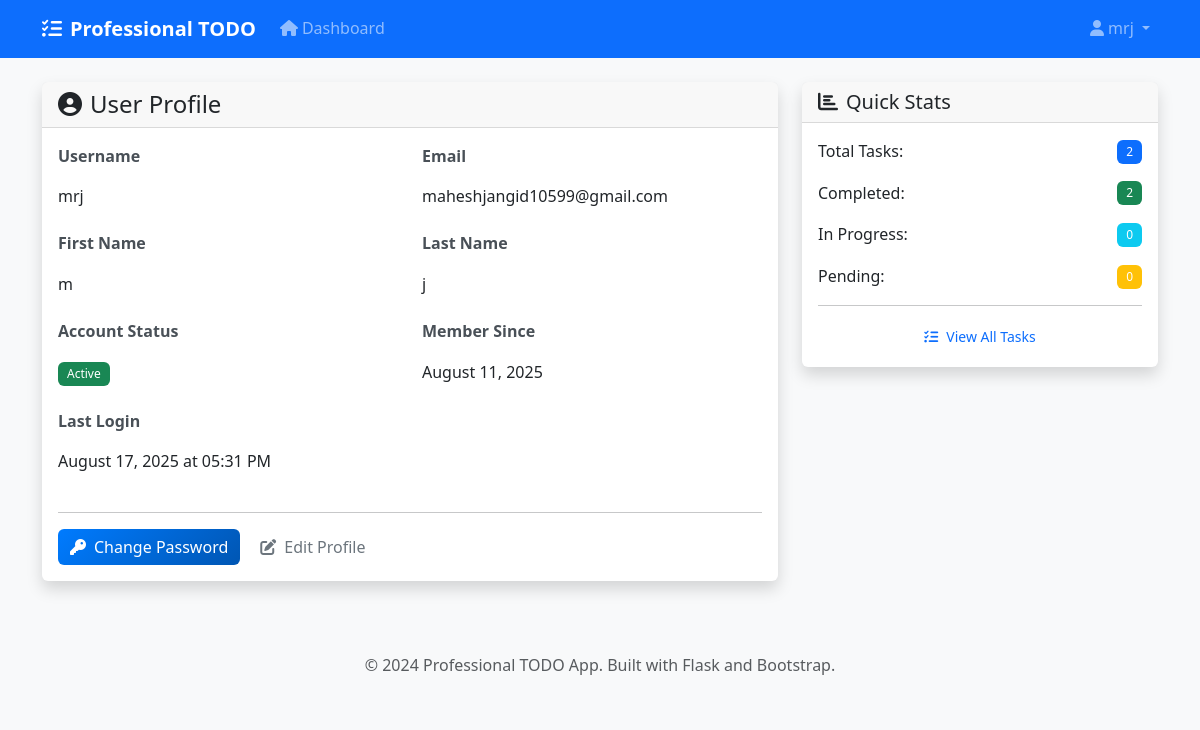
Before: /auth/profile (signed in) with the older database file.
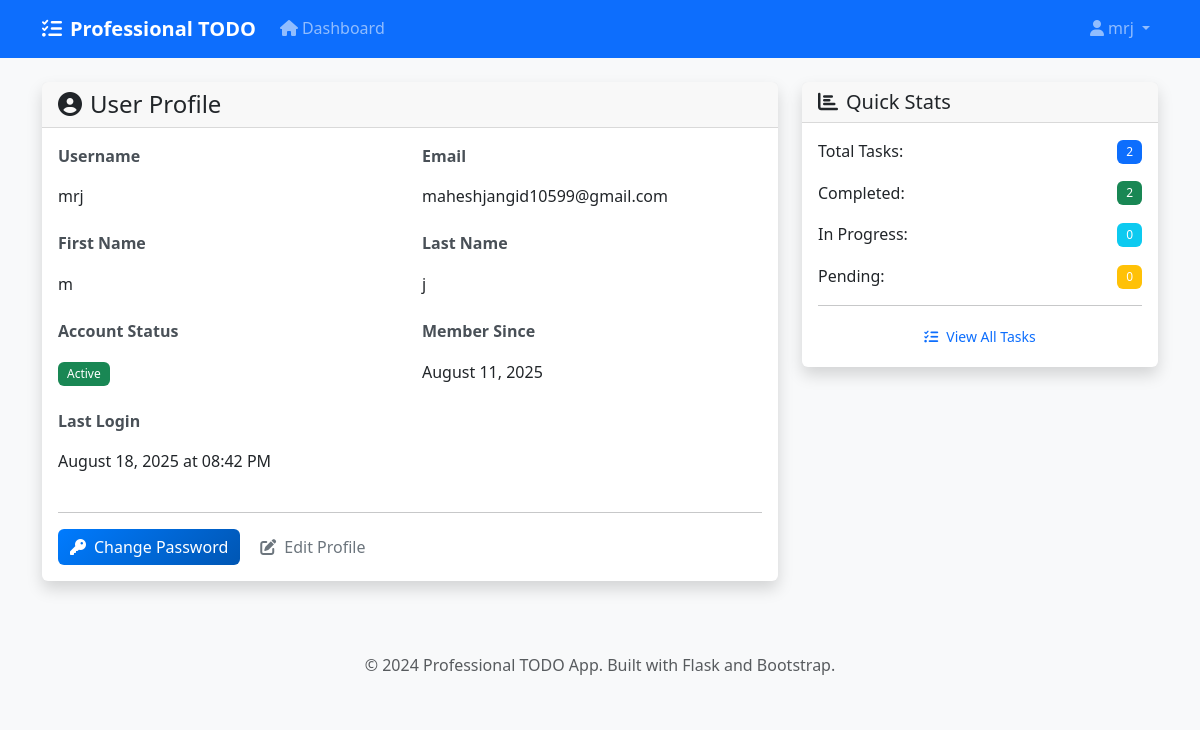
After: the same page with the newer database file.
### app/models.py (models this page shows, shortened)
class User(UserMixin, db.Model):
    id = db.Column(db.Integer, primary_key=True)
    username = db.Column(db.String(80), unique=True, nullable=False)
    email = db.Column(db.String(120), unique=True, nullable=False)
    password_hash = db.Column(db.String(255), nullable=False)
    first_name = db.Column(db.String(50))
    last_name = db.Column(db.String(50))
    is_active = db.Column(db.Boolean, default=True)
    created_at = db.Column(db.DateTime, default=lambda: datetime.now(timezone.utc))
    last_login = db.Column(db.DateTime)
    tasks = db.relationship('Task', backref='user', lazy=True, cascade='all, delete-orphan')

### app/routes/auth.py (the view)
@auth_bp.route('/profile')
@login_required
def profile():
    return render_template('auth/profile.html')

### app/models.py (called while the page is built)
@login_manager.user_loader
def load_user(user_id):
    return User.query.get(int(user_id))

### run.py (called while the page is built)
@app.context_processor
def inject_now():
    from datetime import datetime
    return {'now': datetime.utcnow()}

### app/templates/auth/profile.html (shortened to what this page needs)
{% extends "base.html" %}
{% block content %}
<div class="row">
    <div class="col-md-8">
        <div class="card shadow">
            <div class="card-header">
                <h4 class="mb-0">
                    <i class="fas fa-user-circle me-2"></i>User Profile
                </h4>
            </div>
            <div class="card-body">
                <div class="row">
                    <div class="col-md-6 mb-3">
                        <label class="form-label fw-bold">Username</label>
                        <p class="form-control-plaintext">{{ current_user.username }}</p>
                    </div>
                    <div class="col-md-6 mb-3">
                        <label class="form-label fw-bold">Email</label>
                        <p class="form-control-plaintext">{{ current_user.email }}</p>
                    </div>
                </div>
                <div class="row">
                    <div class="col-md-6 mb-3">
                        <label class="form-label fw-bold">First Name</label>
                        <p class="form-control-plaintext">{{ current_user.first_name or 'Not specified' }}</p>
                    </div>
                    <div class="col-md-6 mb-3">
                        <label class="form-label fw-bold">Last Name</label>
                        <p class="form-control-plaintext">{{ current_user.last_name or 'Not specified' }}</p>
                    </div>
                </div>
                <div class="row">
                    <div class="col-md-6 mb-3">
                        <label class="form-label fw-bold">Account Status</label>
                        <p class="form-control-plaintext">
                            <span class="badge bg-{{ 'success' if current_user.is_active else 'danger' }}">
                                {{ 'Active' if current_user.is_active else 'Inactive' }}
                            </span>
                        </p>
                    </div>
                    <div class="col-md-6 mb-3">
                        <label class="form-label fw-bold">Member Since</label>
                        <p class="form-control-plaintext">{{ current_user.created_at.strftime('%B %d, %Y') }}</p>
                    </div>
                </div>
                {% if current_user.last_login %}
                <div class="row">
                    <div class="col-md-6 mb-3">
                        <label class="form-label fw-bold">Last Login</label>
                        <p class="form-control-plaintext">{{ current_user.last_login.strftime('%B %d, %Y at %I:%M %p') }}</p>
                    </div>
                </div>
                {% endif %}
                <hr>
                <div class="d-flex gap-2">
                    <a href="{{ url_for('auth.change_password') }}" class="btn btn-primary">
                        <i class="fas fa-key me-2"></i>Change Password
                    </a>
                    <button class="btn btn-outline-secondary" onclick="editProfile()">
                        <i class="fas fa-edit me-2"></i>Edit Profile
                    </button>
                </div>
            </div>
        </div>
    </div>
    <div class="col-md-4">
        <div class="card shadow">
            <div class="card-header">
                <h5 class="mb-0">
                    <i class="fas fa-chart-bar me-2"></i>Quick Stats
                </h5>
            </div>
            <div class="card-body">
                <div class="d-flex justify-content-between align-items-center mb-3">
                    <span>Total Tasks:</span>
                    <span class="badge bg-primary">{{ current_user.tasks|length }}</span>
                </div>
                <div class="d-flex justify-content-between align-items-center mb-3">
                    <span>Completed:</span>
                    <span class="badge bg-success">{{ current_user.tasks|selectattr('status', 'equalto', 'completed')|list|length }}</span>
                </div>
                <div class="d-flex justify-content-between align-items-center mb-3">
                    <span>In Progress:</span>
                    <span class="badge bg-info">{{ current_user.tasks|selectattr('status', 'equalto', 'in_progress')|list|length }}</span>
                </div>
                <div class="d-flex justify-content-between align-items-center mb-3">
                    <span>Pending:</span>
                    <span class="badge bg-warning">{{ current_user.tasks|selectattr('status', 'equalto', 'pending')|list|length }}</span>
                </div>
                <hr>
                <div class="text-center">
                    <a href="{{ url_for('tasks.dashboard') }}" class="btn btn-outline-primary btn-sm">
                        <i class="fas fa-tasks me-2"></i>View All Tasks
                    </a>
                </div>
            </div>
        </div>
    </div>
</div>
{% endblock %}

### app/templates/base.html (shortened to what this page needs)
<!DOCTYPE html>
<html lang="en">
<head>
    <link href="https://cdn.jsdelivr.net/npm/bootstrap@5.3.0/dist/css/bootstrap.min.css" rel="stylesheet">
    <link rel="stylesheet" href="https://cdnjs.cloudflare.com/ajax/libs/font-awesome/6.4.0/css/all.min.css">
    <link rel="stylesheet" href="{{ url_for('static', filename='css/style.css') }}">
</head>
<body>
    {% if current_user.is_authenticated %}
    <nav class="navbar navbar-expand-lg navbar-dark bg-primary">
        <div class="container">
            <a class="navbar-brand" href="{{ url_for('tasks.dashboard') }}">
                <i class="fas fa-tasks me-2"></i>Professional TODO
            </a>
            <div class="collapse navbar-collapse" id="navbarNav">
                <ul class="navbar-nav me-auto">
                    <li class="nav-item">
                        <a class="nav-link" href="{{ url_for('tasks.dashboard') }}">
                            <i class="fas fa-home me-1"></i>Dashboard
                        </a>
                    </li>
                </ul>
                <ul class="navbar-nav">
                    <li class="nav-item dropdown">
                        <a class="nav-link dropdown-toggle" href="#" id="navbarDropdown" role="button" data-bs-toggle="dropdown">
                            <i class="fas fa-user me-1"></i>{{ current_user.username }}
                        </a>
                    </li>
                </ul>
            </div>
        </div>
    </nav>
    {% endif %}
    <main class="container my-4">
        {% block content %}{% endblock %}
    </main>
    <footer class="bg-light py-4 mt-5">
        <div class="container text-center">
            <p class="text-muted mb-0">
                &copy; 2024 Professional TODO App. Built with Flask and Bootstrap.
            </p>
        </div>
    </footer>
</body>
</html>

### app/static/css/style.css (style rules this page uses)
:root { --primary-color: #007bff; --secondary-color: #6c757d; --success-color: #28a745; --danger-color: #dc3545; --warning-color: #ffc107; --info-color: #17a2b8; --light-color: #f8f9fa; --dark-color: #343a40; --border-radius: 0.375rem; --box-shadow: 0 0.125rem 0.25rem rgba(0, 0, 0, 0.075); --transition: all 0.15s ease-in-out; }
body { font-family: 'Segoe UI', Tahoma, Geneva, Verdana, sans-serif; background-color: #f8f9fa; color: #333; line-height: 1.6; }
.navbar-brand { font-weight: 600; font-size: 1.25rem; }
.navbar-nav .nav-link { font-weight: 500; transition: var(--transition); }
.card { border: none; border-radius: var(--border-radius); box-shadow: var(--box-shadow); transition: var(--transition); }
.card-header { border-bottom: 1px solid rgba(0, 0, 0, 0.125); font-weight: 600; }
.btn { border-radius: var(--border-radius); font-weight: 500; transition: var(--transition); border: none; }
.btn-primary { background: linear-gradient(135deg, #007bff, #0056b3); }
.form-label { font-weight: 600; color: #495057; margin-bottom: 0.5rem; }
.badge { font-weight: 500; padding: 0.5em 0.75em; border-radius: 0.375rem; }

Changed rows visible on the page:
changed User "mrj": last_login "August 17, 2025 at 05:31 PM" → "August 18, 2025 at 08:42 PM"
